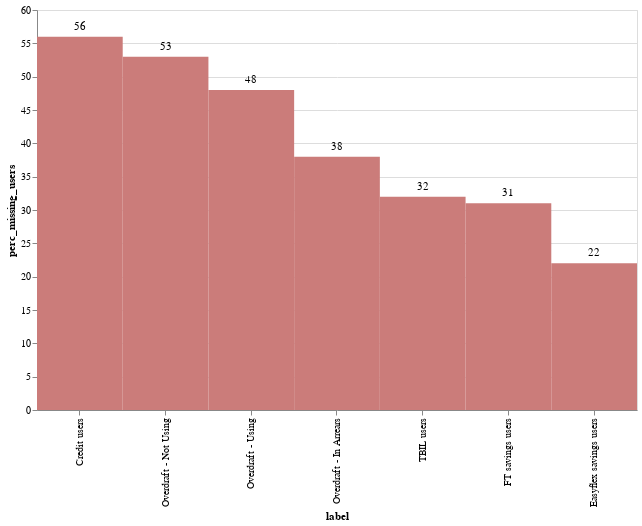

This figure's notebook cell:
### Code cell
af.column_single_label(
    missing_clusters_product_df,
    af.rhubarb,
    "label:N",
    "perc_missing_users:Q",
    600,
    400,
    "-y",
)

### Figure 1 — Vega-Lite specification as saved in the notebook (floating-point values rounded to 4 significant figures)
{"config": {"view": {"continuousWidth": 400, "continuousHeight": 300}}, "layer": [{"mark": {"type": "rect", "color": "#CB7C7A"}, "encoding": {"x": {"type": "nominal", "field": "label", "sort": "-y"}, "y": {"type": "quantitative", "field": "perc_missing_users"}}, "height": 400, "width": 600}, {"mark": {"type": "text", "align": "center", "baseline": "middle", "dy": -10}, "encoding": {"text": {"type": "quantitative", "field": "perc_missing_users"}, "x": {"type": "nominal", "field": "label", "sort": "-y"}, "y": {"type": "quantitative", "field": "perc_missing_users"}}, "height": 400, "width": 600}], "data": {"name": "data-42958d1ab5676a9eee84bb14d12e910f"}, "$schema": "https://vega.github.io/schema/vega-lite/v4.8.1.json", "datasets": {"data-42958d1ab5676a9eee84bb14d12e910f": [{"label": "Overdraft - In Arrears", "n_users": 2384, "missing_users": 905, "perc_missing_users": 38.0}, {"label": "Overdraft - Using", "n_users": 37543, "missing_users": 18129, "perc_missing_users": 48.0}, {"label": "Overdraft - Not Using", "n_users": 91252, "missing_users": 48507, "perc_missing_users": 53.0}, {"label": "FT savings users", "n_users": 972, "missing_users": 304, "perc_missing_users": 31.0}, {"label": "Easyflex savings users", "n_users": 1308, "missing_users": 292, "perc_missing_users": 22.0}, {"label": "Credit users", "n_users": 4678, "missing_users": 2599, "perc_missing_users": 56.0}, {"label": "TBIL users", "n_users": 524, "missing_users": 170, "perc_missing_users": 32.0}]}}
